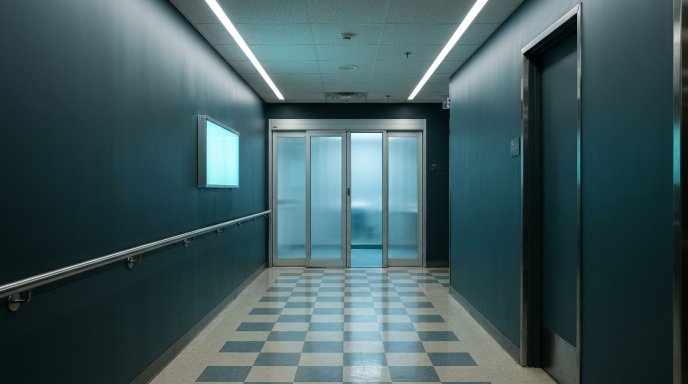
#> input picture public/assets/01_Portfolio_XRay/01_Environments/PX_ENV_01_ClinicEntrance_v01.png, 1376 x 768 px (shown at 1/2 size)
$ python derive_assets.py ../dist/assets/01_Portfolio_XRay/01_Environments/PX_ENV_01_ClinicEntrance_v01.png ../dist/assets/01_Portfolio_XRay/01_Environments/PX_ENV_02_Reception_v01.png
#> lines starting #> are read from the running program, lines starting #| are printed output that depends on the picture
"""Prepare Portfolio X-Ray assets. Originals in the asset pack are never modified.

1. Copies the 4 environment plates and 17 cropped PNGs from 01_Portfolio_XRay verbatim.
2. Derived (recorded in src/data/asset-manifest.json with derivedFrom/derivation):
   - PX_PROP_01 split into left/right door leaves at the centre seam so the doors can slide.
   - PX_FORM_03 header crop: only the correctly spelled header is used; the baked section labels
     contain a defect ("EVIOENCE BEHINO THE DESIGN"), so report sections are typeset live.
3. Specimen pages rendered from the supplied PDFs (pdftoppm), 1600 px wide + 320 px thumbnails.
   - Bachat Basics p13: the four photographs of user-testing participants are blurred (private individuals).
   - Canva campaign: only pages without identifiable people (p2 shows a real public figure; p5, p7, p9, p16, p22 show people).
   - Nature's Basket: NO page images. The slides depict likenesses of real film actors; the specimen is a text record.
Usage: python3 tools/derive_assets.py <asset-pack-root> <dir-with-pdfs>
"""
import json, os, shutil, subprocess, sys, glob
from PIL import Image, ImageFilter, ImageDraw

PACK, PDFS = sys.argv[1], sys.argv[2]
ROOT = os.path.dirname(os.path.dirname(os.path.abspath(__file__)))
PUB = os.path.join(ROOT, 'public')
SRC = os.path.join(PACK, '01_Portfolio_XRay')
man = {}

def rec(key, rel, extra=None):
#> called with key = 'PX_ENV_01_ClinicEntrance_v01'
    im = Image.open(os.path.join(PUB, rel))
#> im is the input picture: PIL image 1376x768 RGB; mean R, G, B 64, 89, 92.5
    man[key] = {'path': rel, 'w': im.width, 'h': im.height, 'alpha': im.mode == 'RGBA', **(extra or {})}

for sub in ['01_Environments', '03_Cropped_Transparent_PNGs']:
    d = os.path.join(PUB, 'assets', '01_Portfolio_XRay', sub); os.makedirs(d, exist_ok=True)
    for f in sorted(glob.glob(os.path.join(SRC, sub, '*.png'))):
        shutil.copy2(f, d)
        rec(os.path.basename(f)[:-4], f'assets/01_Portfolio_XRay/{sub}/{os.path.basename(f)}')

DER = os.path.join(PUB, 'assets', 'derived'); os.makedirs(DER, exist_ok=True)
# doors: find the centre seam (darkest vertical band near the middle)
doors = Image.open(os.path.join(SRC, '03_Cropped_Transparent_PNGs', 'PX_PROP_01_FrostedDoubleDoors_v01.png')).convert('RGBA')
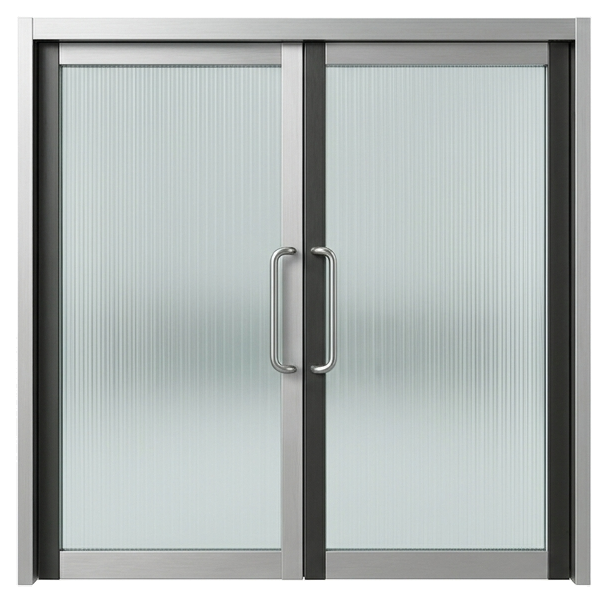
#> input picture dist/assets/01_Portfolio_XRay/03_Cropped_Transparent_PNGs/PX_PROP_01_FrostedDoubleDoors_v01.png, 608 x 603 px, found by its file name
#> doors is the input picture: PIL image 608x603 RGBA; mean R, G, B, A 153.1, 159.3, 158, 224.2
g = doors.convert('L'); W, H = doors.size
#> after `g = doors.convert('L')`:
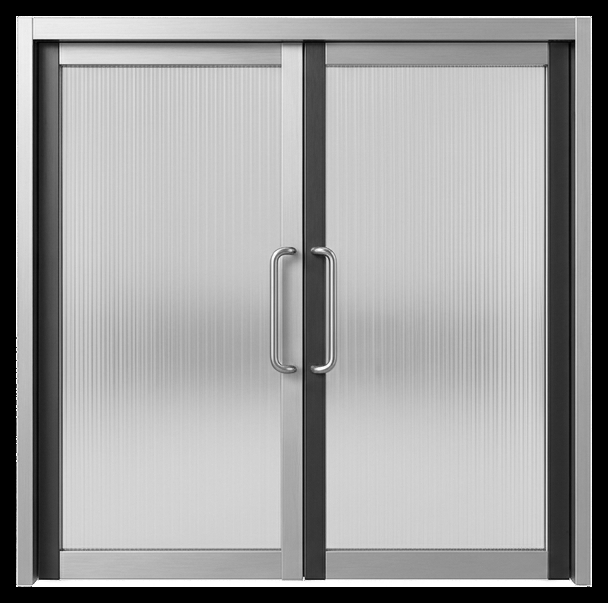
#> g: PIL image 608x603 L; min 0, max 255, mean 157.3
#> after `W, H = doors.size`: W = 608; H = 603
cols = [sum(g.getpixel((x, y)) for y in range(int(H * .2), int(H * .8), 3)) for x in range(int(W * .44), int(W * .56))]
seam = int(W * .44) + cols.index(min(cols))
doors.crop((0, 0, seam, H)).save(os.path.join(DER, 'PX_PROP_01_FrostedDoubleDoors_v01__left.png'), optimize=True)
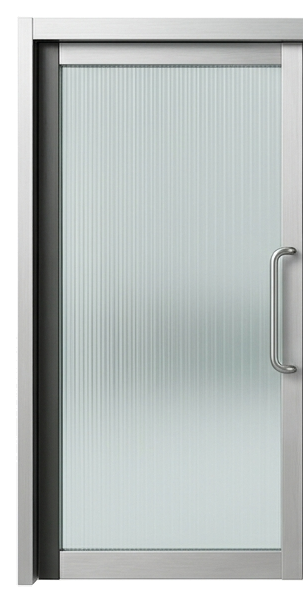
#> saved as PX_PROP_01_FrostedDoubleDoors_v01__left.png: PIL image 303x603 RGBA; mean R, G, B, A 159.4, 165.6, 164.4, 223.8; transparent parts drawn white
doors.crop((seam, 0, W, H)).save(os.path.join(DER, 'PX_PROP_01_FrostedDoubleDoors_v01__right.png'), optimize=True)
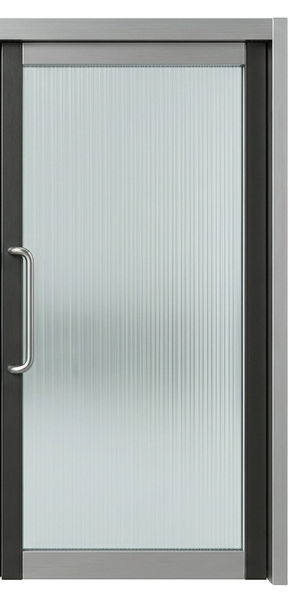
#> saved as PX_PROP_01_FrostedDoubleDoors_v01__right.png: PIL image 305x603 RGBA; mean R, G, B, A 146.9, 153, 151.6, 224.6; transparent parts drawn white
for side in ['left', 'right']:
    rec(f'PX_PROP_01_FrostedDoubleDoors_v01__{side}', f'assets/derived/PX_PROP_01_FrostedDoubleDoors_v01__{side}.png',
        {'derivedFrom': 'PX_PROP_01_FrostedDoubleDoors_v01', 'derivation': f'Split at the centre seam (x={seam}) into two leaves so the doors slide apart.'})
rep = Image.open(os.path.join(SRC, '03_Cropped_Transparent_PNGs', 'PX_FORM_03_ExaminationReport_v01.png')).convert('RGBA')
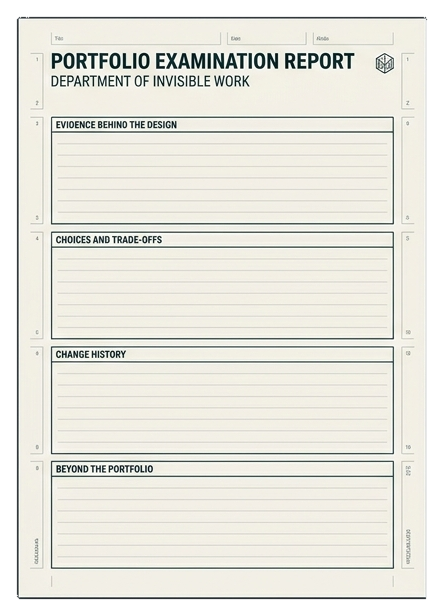
#> input picture dist/assets/01_Portfolio_XRay/03_Cropped_Transparent_PNGs/PX_FORM_03_ExaminationReport_v01.png, 444 x 616 px, found by its file name
#> rep is the input picture: PIL image 444x616 RGBA; mean R, G, B, A 199.9, 199, 191.1, 221.9
rep.crop((0, 27, rep.width, 106)).save(os.path.join(DER, 'PX_FORM_03_ExaminationReport_v01__header.png'), optimize=True)
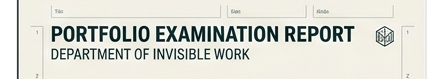
#> saved as PX_FORM_03_ExaminationReport_v01__header.png: PIL image 444x79 RGBA; mean R, G, B, A 200.1, 200.8, 192.8, 234.9; transparent parts drawn white
rec('PX_FORM_03_ExaminationReport_v01__header', 'assets/derived/PX_FORM_03_ExaminationReport_v01__header.png',
    {'derivedFrom': 'PX_FORM_03_ExaminationReport_v01', 'derivation': 'Rows 27–106 (title + department) only. The baked section labels read "EVIOENCE BEHINO THE DESIGN" and cover 4 of 7 layers, so sections are live HTML.'})
json.dump(man, open(os.path.join(ROOT, 'src', 'data', 'asset-manifest.json'), 'w'), indent=1)

# ---- specimen pages ----
SPEC = {
    'bachat': ('BDES24-28_Sem_3_SDM217_EA2_Part_2_Nikhita_C_SDM_A_fall2025.pdf', list(range(1, 22))),
    'canva': ('_EIA_2___Nishita_Bajaj_SDM_A_Creative_Visualisation__2025__2_.pdf', [1, 3, 4, 6, 8, 10, 11, 12, 13, 14, 15, 17, 18, 19, 20, 21]),
}
pages = {}
for key, (fn, keep) in SPEC.items():
    src = glob.glob(os.path.join(PDFS, '*' + fn.split('_SDM')[0][-12:] + '*')) or glob.glob(os.path.join(PDFS, key + '.pdf'))
    pdf = os.path.join(PDFS, key + '.pdf')
    out = os.path.join(PUB, 'specimens', key); os.makedirs(out, exist_ok=True)
    tmp = f'/tmp/px_{key}'; os.makedirs(tmp, exist_ok=True)
    pages[key] = []
    for p in keep:
#> (the run stopped early here; a loop or call above may not have finished)
